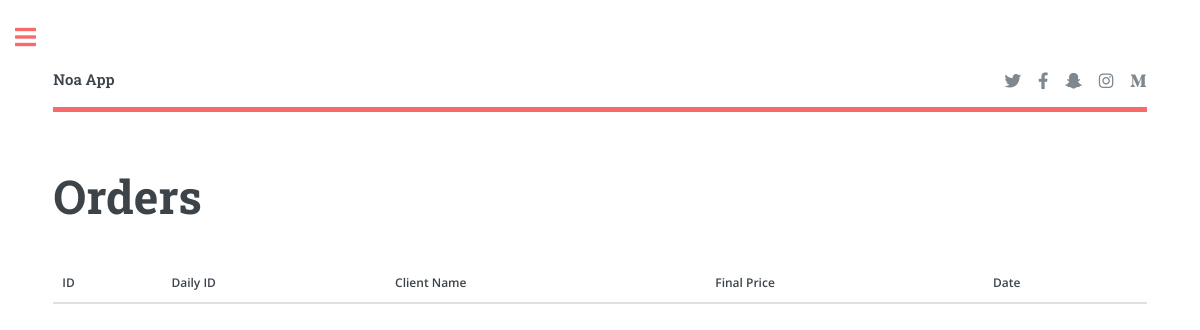
The app's page /admin/order_list.php (signed in), older data.
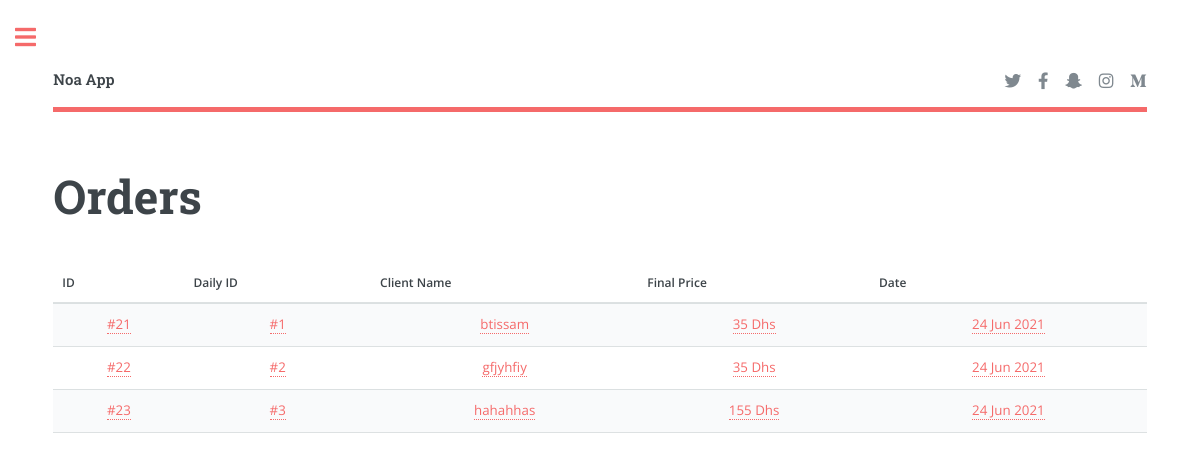
The same page, newer data.
### tables this page shows
CREATE TABLE `orders` (
  `id_order` int(11) NOT NULL,
  `id_client` int(255) NOT NULL,
  `id_day` int(11) NOT NULL,
  `timestamp_day` int(11) NOT NULL,
  `full_name` varchar(255) NOT NULL,
  `tele` varchar(255) NOT NULL,
  `class` varchar(255) NOT NULL,
  `status` varchar(255) NOT NULL,
  `remarque` varchar(320) NOT NULL,
  `remise` int(255) NOT NULL,
  `order_menus` varchar(255) NOT NULL,
  `price_total` float NOT NULL,
  `price_remise` float NOT NULL,
  `price_final` float NOT NULL,
  `create_at` timestamp NOT NULL DEFAULT current_timestamp()
);

### admin/order_list.php (the view, shortened to what this page needs)
<?php
include("./includes/header.php");
include("../config/connection.php");
?>
<section>
	<header class="main">
		<h1>Orders</h1>
	</header>
	<div class="row gtr-200">
		<div class="col-12 col-12-medium">
			<div class="table-wrapper">
				<table id="table_id" class="display">
					<thead>
						<tr>
							<th>ID</th>
							<th>Daily ID</th>
							<th>Client Name</th>
              <th>Final Price</th>
              <th>Date</th>
						</tr>
					</thead>
					<tbody>
						<?php
$q1 = "SELECT * FROM `orders` ";
$q1 = $db->query($q1);
$q1->execute();
$c1 = $q1->rowCount();
$r1 = $q1->fetchAll(PDO::FETCH_ASSOC);
$i = 0;
while($i < $c1){
	$UI_date = date("d M Y", strtotime($r1[$i]["create_at"]));
  echo "
  <tr>
    <td><center><a href='order_details.php?id=".$r1[$i]["id_order"]."'>#".$r1[$i]["id_order"]."</a></center></td>
    <td><center><a href='order_details.php?id=".$r1[$i]["id_order"]."'>#".$r1[$i]["id_day"]."</a></center></td>
    <td><center><a href='order_details.php?id=".$r1[$i]["id_order"]."'>".$r1[$i]["full_name"]."</a></center></td>
    <td><center><a href='order_details.php?id=".$r1[$i]["id_order"]."'>".$r1[$i]["price_final"]." Dhs</a></center></td>
    <td><center><a href='order_details.php?id=".$r1[$i]["id_order"]."'>".$UI_date."</a></center></td>
  </tr>
    ";
$i++;
}
						?>
					</tbody>
				</table>
			</div>
		</div>
	</div>
</section>
<?php include("./includes/sidebar.php"); ?>

### admin/includes/header.php (shortened to what this page needs)
<!DOCTYPE HTML>
<html>
	<head>
		<link rel="stylesheet" href="assets/css/main.css" />
		<link rel="stylesheet" type="text/css" href="assets/DataTables/datatables.css"/>
	</head>
	<body class="is-preload">
			<div id="wrapper">
					<div id="main">
						<div class="inner">
								<header id="header">
									<a href="./home.php" class="logo"><strong>Noa App</strong></a>
									<ul class="icons">
										<li><a href="#" class="icon brands fa-twitter"><span class="label">Twitter</span></a></li>
										<li><a href="#" class="icon brands fa-facebook-f"><span class="label">Facebook</span></a></li>
										<li><a href="#" class="icon brands fa-snapchat-ghost"><span class="label">Snapchat</span></a></li>
										<li><a href="#" class="icon brands fa-instagram"><span class="label">Instagram</span></a></li>
										<li><a href="#" class="icon brands fa-medium-m"><span class="label">Medium</span></a></li>
									</ul>
								</header>

### admin/includes/sidebar.php (shortened to what this page needs)
            </div>
					</div>
			</div>
	</body>
</html>

Row changes from the older to the newer data that the page shows:
added orders: id_order "21", id_day "1", full_name "btissam", price_final "35", create_at "24 Jun 2021"
added orders: id_order "22", id_day "2", full_name "gfjyhfiy", price_final "35", create_at "24 Jun 2021"
added orders: id_order "23", id_day "3", full_name "hahahhas", price_final "155", create_at "24 Jun 2021"
